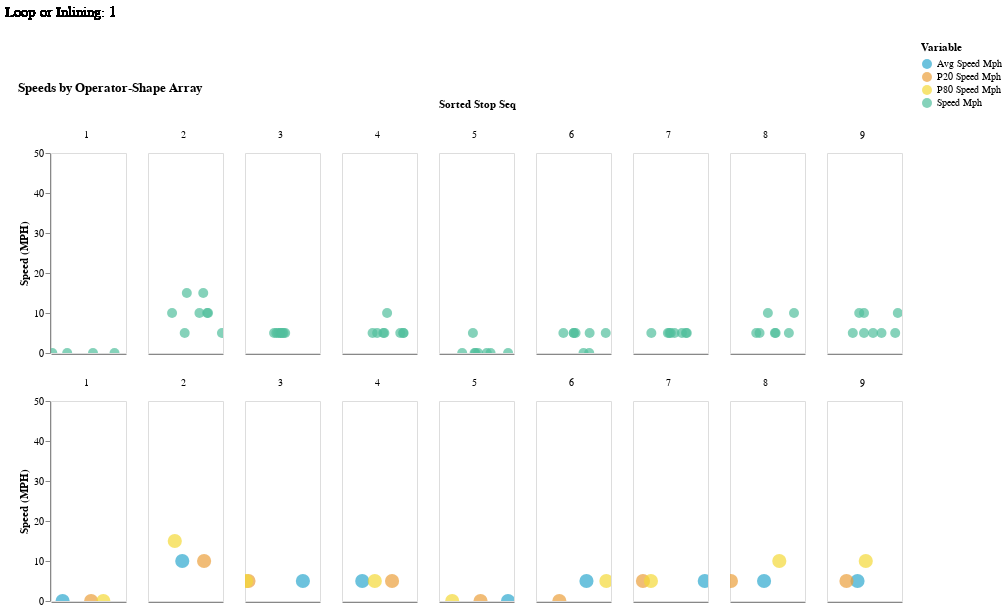

Notebook cell for this chart:
### Code cell
title & (chart1.interactive() & chart2.interactive())
